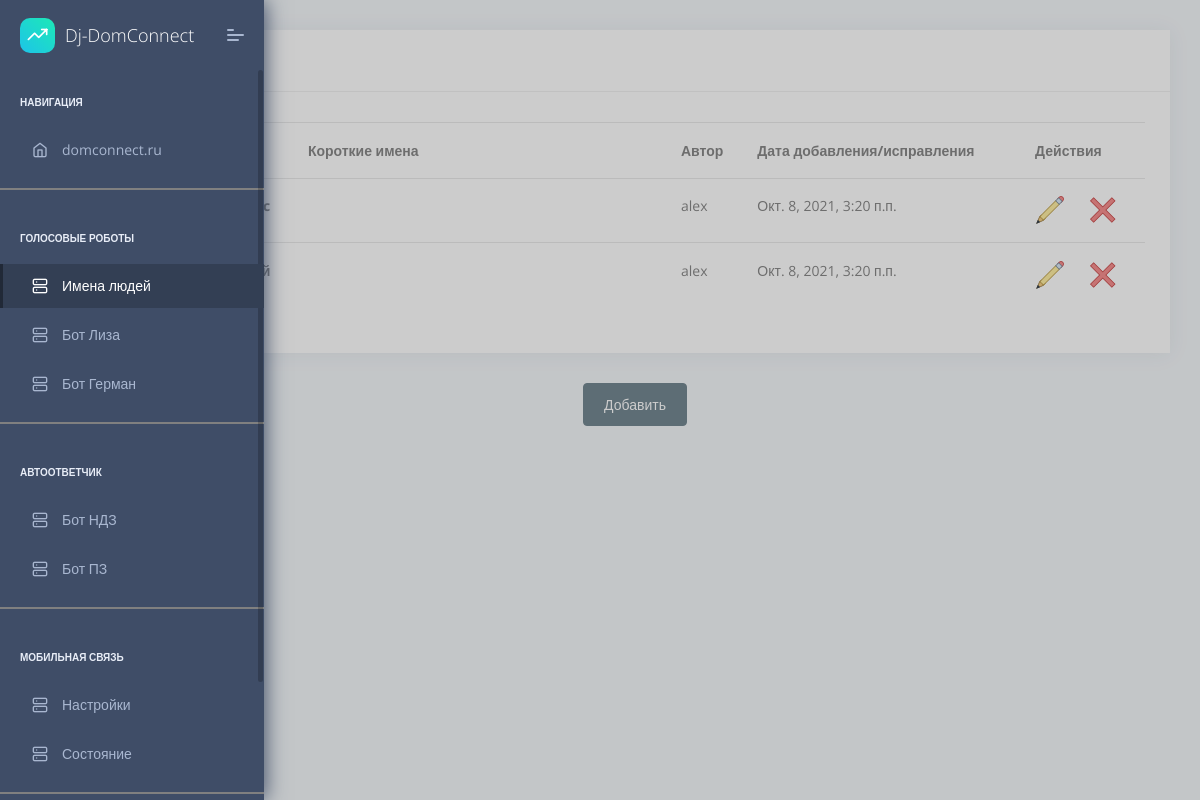
The page /names (signed in) on the database its author committed.
### app/models.py (models this page shows, shortened)
class Name(models.Model):
    M = 'М'
    F = 'Ж'
    N = '-'
    SEX_VAR = (
        (M, 'Мужской'),
        (F, 'Женский'),
        (N, 'не определен'),
    )
    text = models.CharField(
        unique = True,  # Если True, это поле должно быть уникальным во всей таблице.
        verbose_name = 'Имя',  # Удобочитаемое имя поля
        max_length = 200,
        help_text = 'Полное имя',  # Дополнительный текст «справки», отображаемый в виджете формы.
        blank = False,  # Если True, поле может быть пустым. По умолчанию False.
    )
    sex = models.CharField(
        max_length=1,
        choices=SEX_VAR,
        default = N,
        verbose_name = 'Пол',
        )
    pub_date = models.DateTimeField(
        auto_now=True,
        verbose_name='Дата создания/изменения',
        help_text='Текущее время (авто)',
        )
    author = models.ForeignKey(
        User,
        on_delete=models.CASCADE,
        verbose_name='Автор',
        )
    short_names = models.TextField(
        blank = True,
        verbose_name='Короткие имена',
        help_text='Короткие имена через любой знак препинания или с новой строки',
    )

### app/views.py (the view, shortened to what this page needs)
# urls.py: path('names', views.names, name='names'),
@login_required(login_url="/login/")
def names(request):
    user = request.user
    u_name = user.get_full_name()
    if u_name.strip() == '':
        u_name = user.username
    context = {'u_name': u_name}
    data = []
    form = NameForm()
    context['form'] = form
    data = Name.objects.order_by('text')
    paginator = Paginator(data, 20)
    page_number = request.GET.get('page')
    page = paginator.get_page(page_number)
    context['segment'] = 'people_names'
    context['page_number'] = page_number
    context['page'] = page
    context['paginator'] = paginator
    return render(request, 'app/names.html', context)

### templates/app/names.html (shortened to what this page needs)
{% extends "app/layouts/base.html" %}
{% block content %}
<div class="pcoded-content">
    <div class="pcoded-inner-content">
        <div class="main-body">
            <div class="page-wrapper">
                <div class="row">
                    <div class="col-xl-12">
                        <div class="card">
                            <div class="card-header">
                                <h5>Имена людей</h5>
                            </div>
                            <div class="card-block table-border-style">
                                <div class="table-responsive">
                                    <table class="table table-hover">
                                        <thead>
                                            <tr>
                                                <th>Пол</th>
                                                <th>Имя</th>
                                                <th>Короткие имена</th>
                                                <th>Автор</th>
                                                <th>Дата добавления/исправления</th>
                                                <th>Действия</th>
                                            </tr>
                                        </thead>
                                        <tbody>
                                        {% for row in page %}
                                            <tr>
                                                <td>{{ row.sex }}</td>
                                                <th scope="row">{{ row.text }}</th>
                                                <td><div style="width: 300px; overflow: hidden; text-overflow: ellipsis">{{ row.short_names }}</div></td>
                                                <td>{{ row.author }}</td>
                                                <td>{{ row.pub_date }}</td>
                                                <td>
                                                    <img src="/static/assets/images/icons8-edit-30.png" alt="Редактировать" title="Редактировать" data-toggle="modal" data-target="#openModalName" onclick="editRowNames('{{ row.id }}','{{ row.text }}','{{ row.sex }}','{{ row.short_names }}');"></img>
                                                    <img src="/static/assets/images/icons8-delete-30.png" alt="Удалить" title="Удалить" data-toggle="modal" data-target="#openModaDeleteName" onclick="deleteRowNames('{{ row.id }}','{{ row.text }}');"></img>
                                                </td>
                                            </tr>
                                            {% endfor %}
                                        </tbody>
                                    </table>
                                </div>
                            </div>
                        </div>
							<div width="200px" align="center">
								<button type="button" class="btn btn-secondary" title="Добавить новое имя" data-toggle="modal" data-target="#openModalName">Добавить</button>
                            </div>
                   </div>
                </div>
            </div>
        </div>
    </div>
</div>
{% endblock content %}

### rows shown on the page
Name: author "alex", pub_date "Окт. 8, 2021, 3:20 п.п."
Name: author "alex", pub_date "Окт. 8, 2021, 3:20 п.п."
